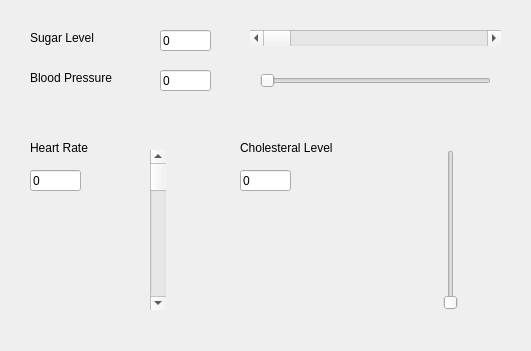
<?xml version="1.0" encoding="UTF-8"?>
<ui version="4.0">
 <class>Dialog</class>
 <widget class="QDialog" name="Dialog">
  <property name="geometry">
   <rect>
    <x>0</x>
    <y>0</y>
    <width>531</width>
    <height>351</height>
   </rect>
  </property>
  <property name="windowTitle">
   <string>Dialog</string>
  </property>
  <widget class="QLabel" name="label">
   <property name="geometry">
    <rect>
     <x>30</x>
     <y>30</y>
     <width>105</width>
     <height>15</height>
    </rect>
   </property>
   <property name="text">
    <string>Sugar Level</string>
   </property>
  </widget>
  <widget class="QLabel" name="label_2">
   <property name="geometry">
    <rect>
     <x>30</x>
     <y>70</y>
     <width>105</width>
     <height>15</height>
    </rect>
   </property>
   <property name="text">
    <string>Blood Pressure</string>
   </property>
  </widget>
  <widget class="QLabel" name="label_3">
   <property name="geometry">
    <rect>
     <x>30</x>
     <y>140</y>
     <width>91</width>
     <height>16</height>
    </rect>
   </property>
   <property name="text">
    <string>Heart Rate</string>
   </property>
  </widget>
  <widget class="QLabel" name="label_4">
   <property name="geometry">
    <rect>
     <x>240</x>
     <y>140</y>
     <width>151</width>
     <height>16</height>
    </rect>
   </property>
   <property name="text">
    <string>Cholesteral Level</string>
   </property>
  </widget>
  <widget class="QScrollBar" name="horizontalScrollBarSugar">
   <property name="geometry">
    <rect>
     <x>250</x>
     <y>30</y>
     <width>251</width>
     <height>16</height>
    </rect>
   </property>
   <property name="orientation">
    <enum>Qt::Horizontal</enum>
   </property>
  </widget>
  <widget class="QSlider" name="horizontalSliderBlood">
   <property name="geometry">
    <rect>
     <x>260</x>
     <y>70</y>
     <width>231</width>
     <height>22</height>
    </rect>
   </property>
   <property name="orientation">
    <enum>Qt::Horizontal</enum>
   </property>
  </widget>
  <widget class="QScrollBar" name="verticalScrollBarHeart">
   <property name="geometry">
    <rect>
     <x>150</x>
     <y>150</y>
     <width>16</width>
     <height>160</height>
    </rect>
   </property>
   <property name="orientation">
    <enum>Qt::Vertical</enum>
   </property>
  </widget>
  <widget class="QSlider" name="verticalSliderCholesteral">
   <property name="geometry">
    <rect>
     <x>440</x>
     <y>150</y>
     <width>22</width>
     <height>160</height>
    </rect>
   </property>
   <property name="orientation">
    <enum>Qt::Vertical</enum>
   </property>
  </widget>
  <widget class="QLineEdit" name="lineEditCholesteral">
   <property name="geometry">
    <rect>
     <x>240</x>
     <y>170</y>
     <width>51</width>
     <height>21</height>
    </rect>
   </property>
   <property name="text">
    <string>0</string>
   </property>
  </widget>
  <widget class="QLineEdit" name="lineEditHeart">
   <property name="geometry">
    <rect>
     <x>30</x>
     <y>170</y>
     <width>51</width>
     <height>21</height>
    </rect>
   </property>
   <property name="text">
    <string>0</string>
   </property>
  </widget>
  <widget class="QLineEdit" name="lineEditSugar">
   <property name="geometry">
    <rect>
     <x>160</x>
     <y>30</y>
     <width>51</width>
     <height>21</height>
    </rect>
   </property>
   <property name="text">
    <string>0</string>
   </property>
  </widget>
  <widget class="QLineEdit" name="lineEditBlood">
   <property name="geometry">
    <rect>
     <x>160</x>
     <y>70</y>
     <width>51</width>
     <height>21</height>
    </rect>
   </property>
   <property name="text">
    <string>0</string>
   </property>
  </widget>
 </widget>
 <resources/>
 <connections/>
</ui>
